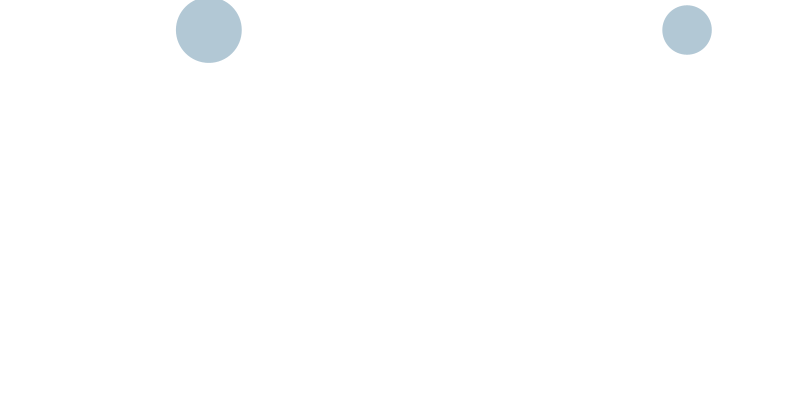
Frame 1 (no input)
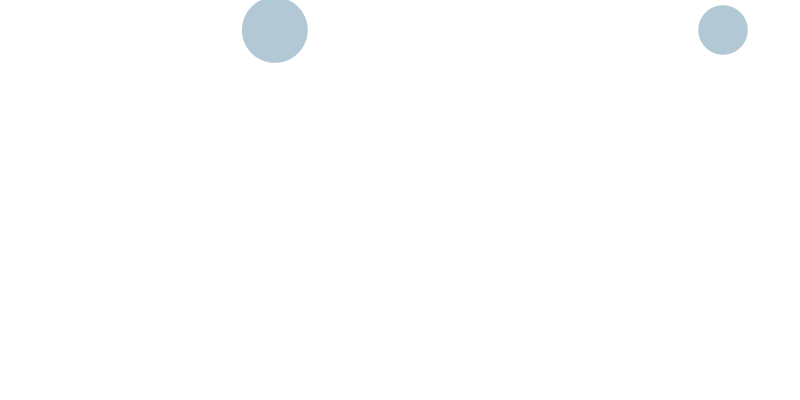
Frame 60 (the mouse pressed at the canvas centre just before this capture)
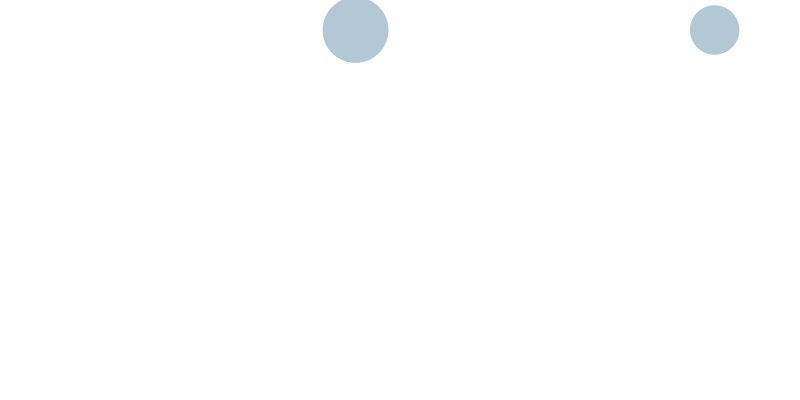
Frame 120 (the mouse held since frame 60 and released just before this capture)

The Processing sketch that drew these frames (run headless with seeded random() and noise(); from frame 60 on, the mouse is pressed at the canvas centre):

// Processing sketch: GravitationalAttraction3
// ── GravitationalAttraction3.pde
Mover[] movers = new Mover[2];

/* universal gravitational constant */
//float G = 1;

/* densita' del liquido */
//float rho = 0.01;

void setup() {
  size(800, 400);

  for (int i = 0; i < movers.length; i++) {
    movers[i] = new Mover();
  }
}

void draw() {
  background(255);
  
  PVector attractionForce;

  for (int i = 0; i < movers.length; i++) {
    for (int j = 0; j < movers.length; j++) {
      if (i != j) {
        System.out.println("i = " + i + ", j = " + j);
        attractionForce = movers[j].attract(movers[i]);
        movers[i].applyMassProportionalForce(attractionForce);
      }
    }
    movers[i].update();
    movers[i].display();
  }
}


// ── Mover.pde
class Mover {
  PVector location;
  PVector velocity;
  PVector acceleration;
  float mass;
  float G;

  Mover() {
    mass = random(5, 10);
    //location = new PVector(30, 30);
    location = new PVector(random(width), 30);
    velocity = new PVector(1, 0);
    acceleration = new PVector(0, 0);
    G = random(0.1, 1);
  }

  void applyMassProportionalForce(PVector force) {
    PVector f = PVector.div(force, mass);
    acceleration.add(f);
  }

  void applyForce(PVector force) {
    acceleration.add(force);
  }

  PVector attract(Mover m) {
    PVector force = PVector.sub(location, m.location);
    float distance = force.mag();
    distance = constrain(distance, 5.0, 25.0);

    force.normalize();
    float strength = (G * mass * m.mass) / (distance * distance);
    force.mult(strength);

    System.out.println("Attractor force: " + force);

    return force;
  }

  void update() {
    velocity.add(acceleration);
    location.add(velocity);

    /* aggiusto la posizione */
    checkEdges();

    /* azzero l'accelerazione, altrimenti si accumulerebbe ad ogni ciclo */
    acceleration.mult(0);
  }

  void display() {
    stroke(0, 0, 0, 0);
    fill(10, 80, 120, 80);
    ellipse(location.x, location.y, mass * 8, mass * 8);
  }

  void checkEdges() {
    if (location.x > width) {
      location.x = width;
      velocity.x *= -1;
    } 
    else if (location.x < 0) {
      location.x = 0;
      velocity.x *= -1;
    }

    if (location.y > height) {
      location.y = height;
      velocity.y *= -1;
    }
  }
}
